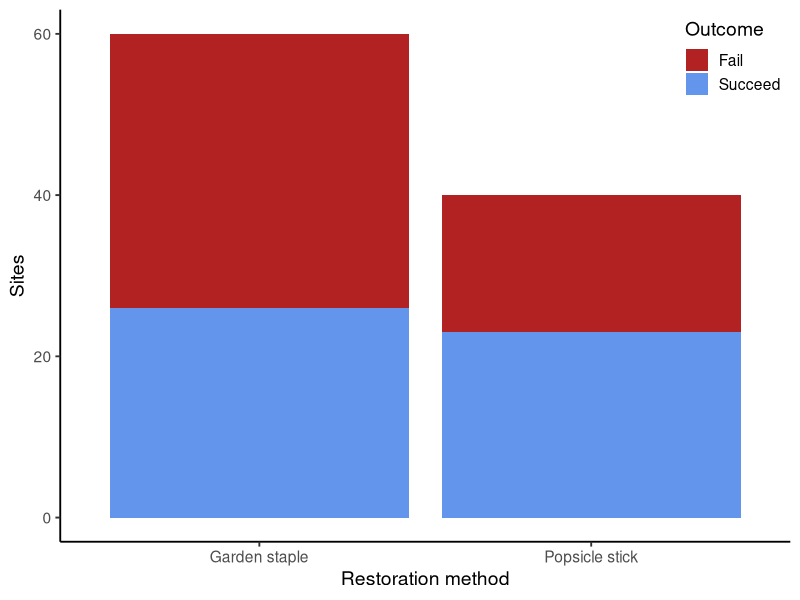
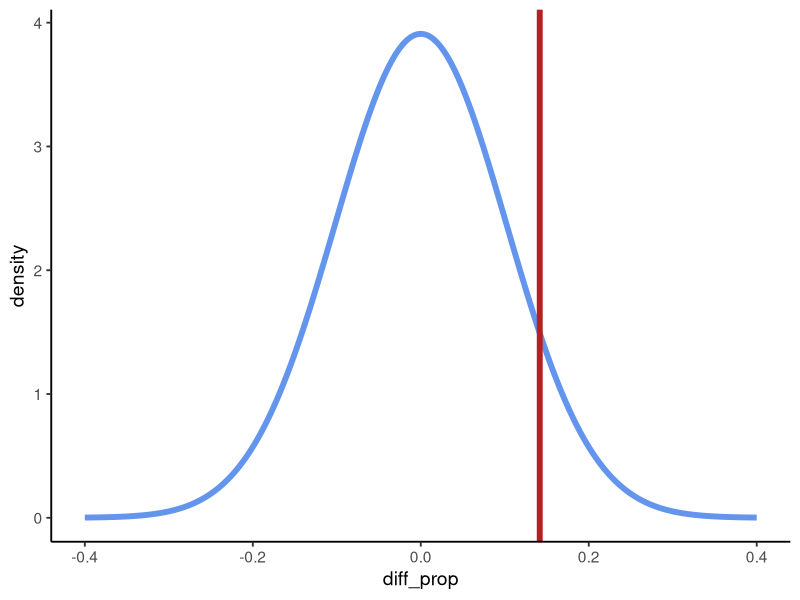

R code for these plots, in order: (Note: this script raises an error after producing the figures.)
## ---- chunk 1
#| output: false
library(tidyverse)
theme_set(theme_classic(14))
set.seed(123)
## ---- chunk 2
restoration <- read_csv("data_copy/eelgrass (1).csv",
                        show_col_types = FALSE)
ggplot(restoration, aes(treatment, fill = success_fct)) +
  geom_bar() +
  scale_fill_manual(values = c("firebrick", "cornflowerblue")) +
  labs(x = "Restoration method",
       y = "Sites",
       fill = "Outcome") +
  theme(legend.position = "inside",
        legend.position.inside = c(1, 1),
        legend.justification = c(1, 1))
## ---- chunk 3
success_props <- restoration %>% 
  group_by(treatment) %>% 
  summarize(prop_success = mean(success))

success_props

diff_props <- success_props[2,2] - success_props[1,2]

diff_props
diff_props <- 0.1416667
str(restoration)

## ---- chunk 4
# p_hat is the POOLED proportion, i.e. the overall proportion of success
p_hat <- sum(restoration$success) / nrow(restoration)

# n's are the number of observations in each treatment
# n1: number of garden staple observations
# n2: number of popsicle stick observations
n1 <- sum(restoration$treatment == "Garden staple")
n2 <- sum(restoration$treatment == "Popsicle stick")

se_p_hat <- sqrt(p_hat * (1 - p_hat) * (1 / n1 + 1 / n2))
## ---- chunk 5
null_dist <- tibble(
  diff_prop = seq(-0.4, 0.4, length.out = 1000),
  density = dnorm(diff_prop, mean = 0, sd = se_p_hat)
)
 
ggplot(null_dist, aes(diff_prop, density)) +
  geom_line(color = "cornflowerblue", linewidth = 2) +
  geom_vline(xintercept = diff_props, color = "firebrick", linewidth = 2)

## ---- chunk 6
p_val <- pnorm(diff_props, mean = 0, sd = se_p_hat, lower.tail = F)
p_val
## ---- chunk 7
# Calculate the proportions of the two treatments
# Let treatment 1 be "Garden staple"
p_hat1 <- ???
# Let treatment 2 be "Popsicle stick"
p_hat2 <- ???

# n1 and n2 remain the same from before

# Calculate standard error
se_diff_props <- ???
se_diff_props
